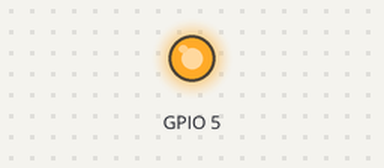
Recording of a program running on a simulated ESP32. Shown: output pins drawn as LEDs (lit = HIGH).

Above: at 0.1 s.
Timing chart, 0 to 1.6 s (numbered marks = the images above):
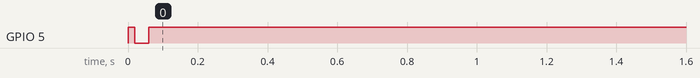

The program:

main.cpp
```cpp
/*
 */


#include <SPI.h>
#include <Arduino.h>

// Define ALTERNATE_PINS to use non-standard GPIO pins for SPI bus

#ifdef ALTERNATE_PINS
  #define VSPI_MISO   2
  #define VSPI_MOSI   4
  #define VSPI_SCLK   0
  #define VSPI_SS     33

  #define HSPI_MISO   26
  #define HSPI_MOSI   27
  #define HSPI_SCLK   25
  #define HSPI_SS     32
#else
  #define VSPI_MISO   MISO
  #define VSPI_MOSI   MOSI
  #define VSPI_SCLK   SCK
  #define VSPI_SS     SS

  #define HSPI_MISO   12
  #define HSPI_MOSI   13
  #define HSPI_SCLK   14
  #define HSPI_SS     15
#endif

#if CONFIG_IDF_TARGET_ESP32S2 || CONFIG_IDF_TARGET_ESP32S3
#define VSPI FSPI
#endif

void sndString(SPIClass *spi, char data[], int dataSize);
void spiCommand(SPIClass *spi, byte data);

static const int spiClk = 1000000; // 1 MHz

//uninitalised pointers to SPI objects
SPIClass * vspi = NULL;
// SPIClass * hspi = NULL;

void setup() {
  //initialise two instances of the SPIClass attached to VSPI and HSPI respectively
  vspi = new SPIClass(VSPI);
  // hspi = new SPIClass(HSPI);

  //clock miso mosi ss

#ifndef ALTERNATE_PINS
  //initialise vspi with default pins
  //SCLK = 18, MISO = 19, MOSI = 23, SS = 5
  vspi->begin();
#else
  //alternatively route through GPIO pins of your choice
  vspi->begin(VSPI_SCLK, VSPI_MISO, VSPI_MOSI, VSPI_SS); //SCLK, MISO, MOSI, SS
#endif

#ifndef ALTERNATE_PINS
  //initialise hspi with default pins
  //SCLK = 14, MISO = 12, MOSI = 13, SS = 15
  // hspi->begin();
#else
  //alternatively route through GPIO pins
  hspi->begin(HSPI_SCLK, HSPI_MISO, HSPI_MOSI, HSPI_SS); //SCLK, MISO, MOSI, SS
#endif

  //set up slave select pins as outputs as the Arduino API
  //doesn't handle automatically pulling SS low
  pinMode(vspi->pinSS(), OUTPUT); //VSPI SS
  // pinMode(hspi->pinSS(), OUTPUT); //HSPI SS

/*
 array [] = {"NAM":"segin.pdb","ssid":"HSPLWIFI","pass":"HACK@LAB","ip":246,"HED":4,"HAD":6,
"MED":4,"MAD":6,"HEL":1,"HDS":3,"HL1":3669736379,"HL2":0,"HL3":0,"KEY":1,"AC":2,
"SB":2,"ALR":1,"EMR":3,"HMI":1,"SLK":10000,"OTA":0,"BRK":5000,"BYP":5000,"DBG":t
rue}     */

  char data [] = {"."};
  for(int i = 0; i < 10; i++)
  {
    sndString(vspi,data,1);
    delay(10);
  }

}

// the loop function runs over and over again until power down or reset
void loop() {
  //use the SPI buses
  // spiCommand(vspi, 0x01); // junk data to illustrate usage
  // // spiCommand(hspi, 0b11001100);
  // delay(100);
}

void spiCommand(SPIClass *spi, byte data) {
  //use it as you would the regular arduino SPI API
  spi->beginTransaction(SPISettings(spiClk, MSBFIRST, SPI_MODE0));
  digitalWrite(spi->pinSS(), LOW); //pull SS slow to prep other end for transfer
  spi->transfer(data);
  digitalWrite(spi->pinSS(), HIGH); //pull ss high to signify end of data transfer
  spi->endTransaction();
}

void sndString(SPIClass *spi, char data[], int dataSize)
{
  spi->beginTransaction(SPISettings(spiClk, MSBFIRST, SPI_MODE0));
  digitalWrite(spi -> pinSS(),LOW);
  for (int i = 0; i < dataSize; i++)
  {
    spi -> transfer(data[i]);
  }
  digitalWrite(spi -> pinSS(),HIGH);
  spi->endTransaction();

}
```
